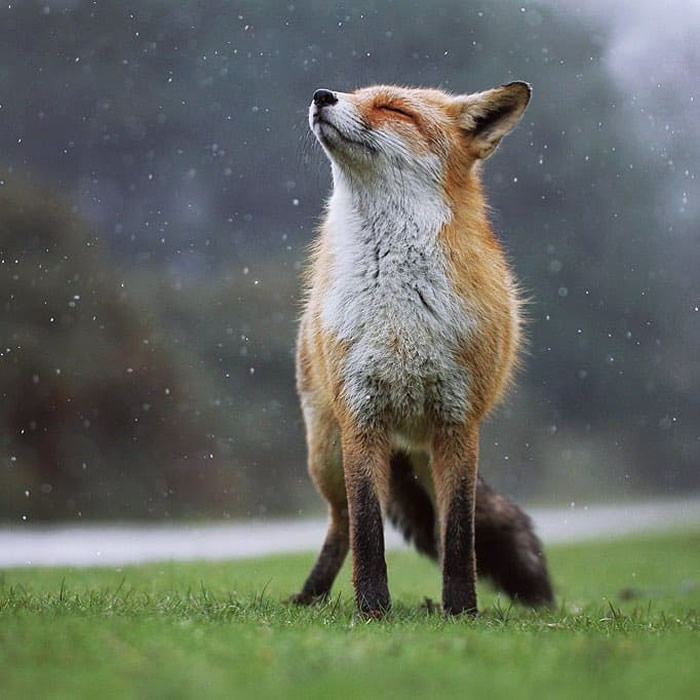
#> input picture image.jpeg, 700 x 700 px, found by its file name
$ python dft.py
#> lines starting #> are read from the running program, lines starting #| are printed output that depends on the picture
import cv2
import numpy as np
import matplotlib.pyplot as plt

img = cv2.imread("image.jpeg", cv2.IMREAD_GRAYSCALE)
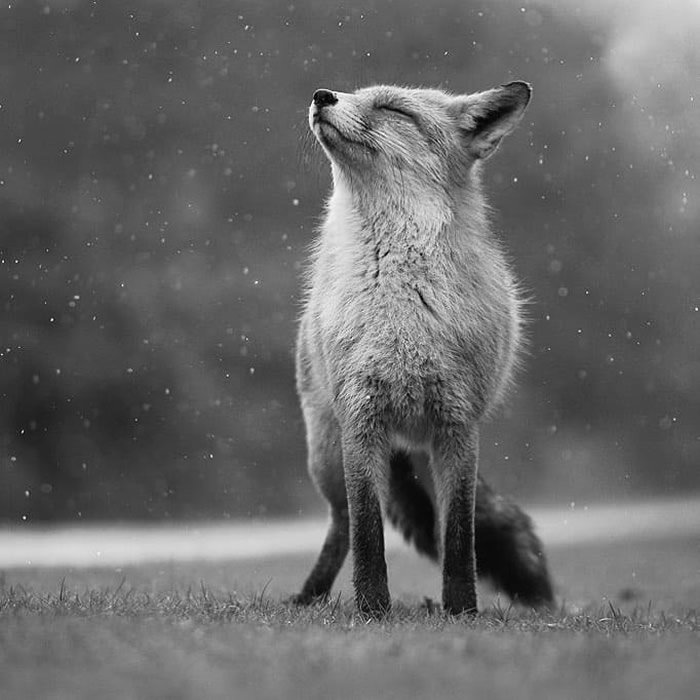
#> img: shape (700, 700); min 0, max 255, mean 104.4

f = np.fft.fft2(img)
fshift = np.fft.fftshift(f)
magnitude = 20 * np.log(np.abs(fshift))
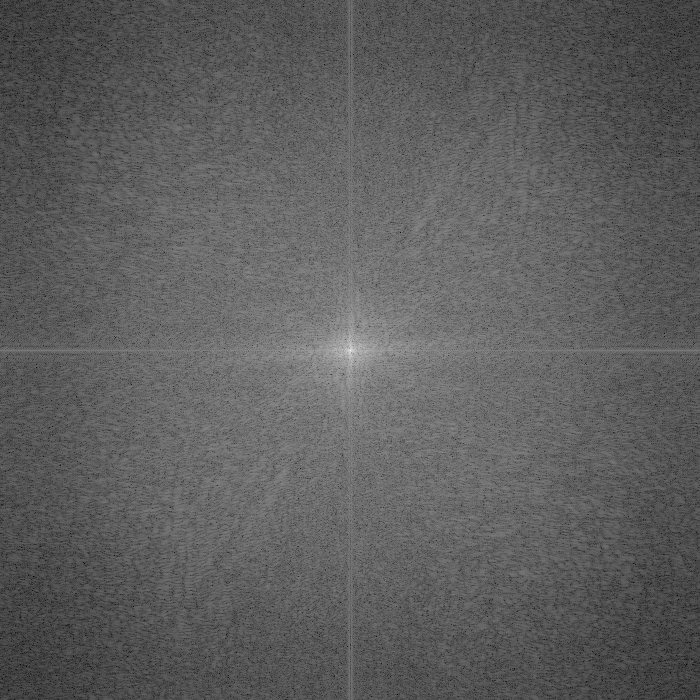
#> magnitude: shape (700, 700) float64; min 44.39, max 355, mean 159.3; drawn with min black and max white

plt.imshow(magnitude, cmap='gray')
plt.title("Espectro de Frequência")
plt.axis("off")
plt.show()

$ run again, with dft_real_img.png saved as image.jpeg
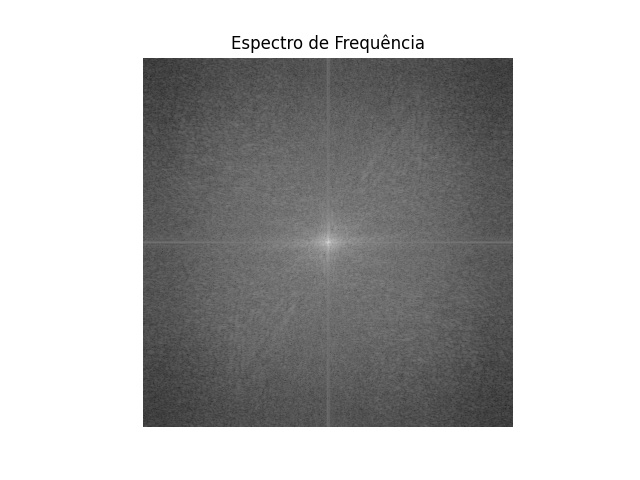
#> input picture dft_real_img.png, 640 x 480 px, found by its file name
#> img is the input picture: shape (480, 640); min 0, max 255, mean 182.7
#> `magnitude = 20 * np.log(np.abs(fshift))`:
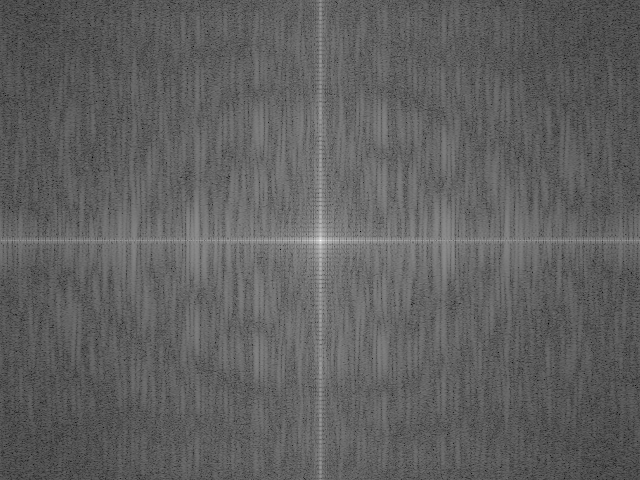
#> magnitude: shape (480, 640) float64; min 35.94, max 356.9, mean 157.5; drawn with min black and max white
